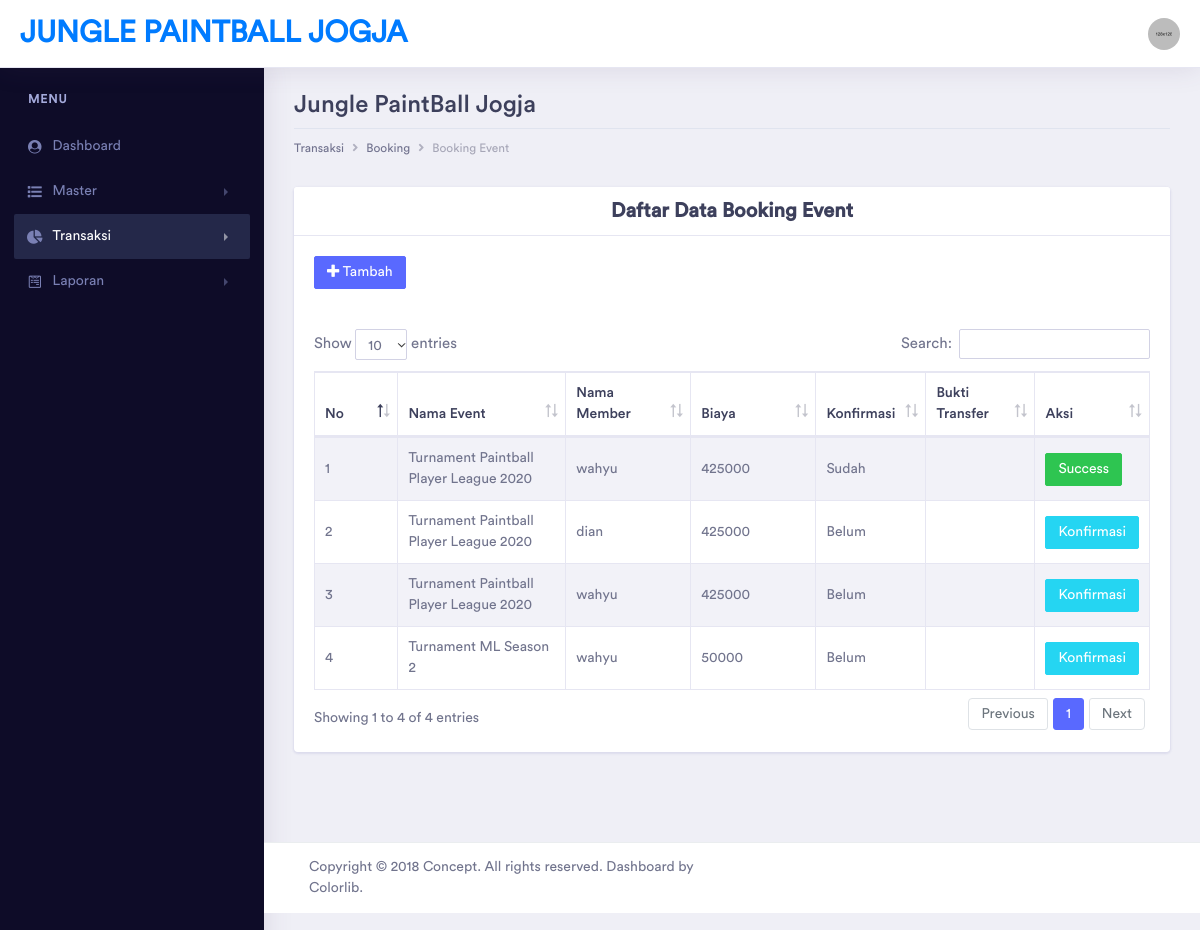
Screenshot of /admin/booking_event.php (signed in) with the database file from the repository.
### tables this page shows
CREATE TABLE `detail_booking` (
  `kode_detail_booking` varchar(10) NOT NULL,
  `kode_booking` varchar(10) NOT NULL,
  `kode_event` varchar(10) DEFAULT NULL,
  `kode_subPaket` varchar(10) DEFAULT NULL
);

CREATE TABLE `event` (
  `kode_event` varchar(10) NOT NULL,
  `nama_event` varchar(50) NOT NULL,
  `biaya_daftar` int(11) NOT NULL,
  `tgl_buka` date NOT NULL,
  `tgl_tutup` date NOT NULL,
  `tgl_start_play` date NOT NULL,
  `tgl_end_play` date NOT NULL,
  `jam_play` time NOT NULL,
  `jam_end` time NOT NULL,
  `info` varchar(100) NOT NULL,
  `hadiah` int(11) NOT NULL,
  `status` varchar(5) NOT NULL
);

CREATE TABLE `member` (
  `kode_member` varchar(10) NOT NULL,
  `nama_member` varchar(50) NOT NULL,
  `email` varchar(50) NOT NULL,
  `username` varchar(50) NOT NULL,
  `pass` varchar(50) NOT NULL,
  `pass_awal` varchar(50) NOT NULL
);

CREATE TABLE `booking` (
  `kode_booking` varchar(10) NOT NULL,
  `jenis_booking` varchar(10) NOT NULL,
  `tgl_booking` date DEFAULT NULL,
  `kode_jadwal` varchar(10) DEFAULT NULL,
  `kode_member` varchar(10) NOT NULL,
  `biaya` int(11) NOT NULL,
  `bayar` int(11) DEFAULT NULL,
  `kembali` int(11) DEFAULT NULL,
  `konfirmasi` varchar(10) NOT NULL,
  `nama_file` varchar(100) DEFAULT NULL
);

### admin/booking_event.php (the view, shortened to what this page needs)
<?php
    include ("../koneksi/koneksi.php");
?>
<!DOCTYPE html>
<html lang="en">
<head>
    <link rel="stylesheet" href="../assets/vendor/bootstrap/css/bootstrap.min.css">
    <link href="../assets/vendor/fonts/circular-std/style.css" rel="stylesheet">
    <link rel="stylesheet" href="../assets/libs/css/style.css">
    <link rel="stylesheet" href="../assets/vendor/fonts/fontawesome/css/fontawesome-all.css">
    <link rel="stylesheet" type="text/css" href="../assets/vendor/datatables/css/dataTables.bootstrap4.css">
    <link rel="stylesheet" type="text/css" href="../assets/vendor/datatables/css/buttons.bootstrap4.css">
    <link rel="stylesheet" type="text/css" href="../assets/vendor/datatables/css/select.bootstrap4.css">
    <link rel="stylesheet" type="text/css" href="../assets/vendor/datatables/css/fixedHeader.bootstrap4.css">
</head>
<body>
    <div class="dashboard-main-wrapper">
        <div class="dashboard-header">
            <nav class="navbar navbar-expand-lg bg-white fixed-top">
                <a class="navbar-brand" href="../admin/index.php">jungle paintball jogja</a>
                <div class="collapse navbar-collapse " id="navbarSupportedContent">
                    <ul class="navbar-nav ml-auto navbar-right-top">
                        <li class="nav-item dropdown nav-user">
                            <a class="nav-link nav-user-img" href="#" id="navbarDropdownMenuLink2" data-toggle="dropdown" aria-haspopup="true" aria-expanded="false"><img src="../assets/images/avatar-1.jpg" alt="" class="user-avatar-md rounded-circle"></a>
                        </li>
                    </ul>
                </div>
            </nav>
        </div>
        <div class="nav-left-sidebar sidebar-dark">
            <div class="menu-list">
                <nav class="navbar navbar-expand-lg navbar-light">
                    <div class="collapse navbar-collapse" id="navbarNav">
                        <ul class="navbar-nav flex-column">
                            <li class="nav-divider">
                                Menu
                            </li>
                            <li class="nav-item ">
                                <a class="nav-link" href="../admin/index.php" data-toggle="" aria-expanded="false" data-target="" aria-controls=""><i class="fa fa-fw fa-user-circle"></i>Dashboard <span class="badge badge-success">6</span></a>
                            </li>
                            <li class="nav-item">
                                <a class="nav-link" href="#" data-toggle="collapse" aria-expanded="false" data-target="#submenu-1" aria-controls="submenu-1"><i class="fa fa-fw fa-list"></i>Master</a>
                            </li>
                            <li class="nav-item">
                                <a class="nav-link active" href="#" data-toggle="collapse" aria-expanded="false" data-target="#submenu-2" aria-controls="submenu-2"><i class="fas fa-fw fa-chart-pie"></i>Transaksi</a>
                            </li>
                            <li class="nav-item ">
                                <a class="nav-link" href="#" data-toggle="collapse" aria-expanded="false" data-target="#submenu-3" aria-controls="submenu-3"><i class="fab fa-fw fa-wpforms"></i>Laporan</a>
                            </li>
                        </ul>
                    </div>
                </nav>
            </div>
        </div>
        <div class="dashboard-wrapper">
            <div class="container-fluid dashboard-content ">
                <div class="row">
                    <div class="col-xl-12 col-lg-12 col-md-12 col-sm-12 col-12">
                        <div class="page-header">
                            <h2 class="pageheader-title">Jungle PaintBall Jogja</h2>
                            <div class="page-breadcrumb">
                                <nav aria-label="breadcrumb">
                                    <ol class="breadcrumb">
                                        <li class="breadcrumb-item active" aria-current="page">Transaksi</li>
                                        <li class="breadcrumb-item active" aria-current="page">Booking</li>
                                        <li class="breadcrumb-item"><a href="../admin/booking_event.php" class="breadcrumb-link">Booking Event</a></li>
                                    </ol>
                                </nav>
                            </div>
                        </div>
                    </div>
                </div>
                <div class="row">
                    <div class="col-xl-12 col-lg-12 col-md-12 col-sm-12 col-12">
                        <div class="card">
                            <div class="card-header">
                                <h3 class="m-0 font-weight-bold text-gray-100 text-center">Daftar Data Booking Event</h3>
                            </div>
                            <div class="card-body">
                                <a href="../admin/tambah_booking_event.php" class="btn btn-icon-split btn-primary btn-sm">
                                    <span class="icon text-white-100">
                                        <i class="fas fa-plus"></i>
                                    </span>
                                    <span class="text">Tambah</span>
                                </a>
                            </div>
                            <div class="card-body">
                                <div class="table-responsive">
                                    <table id="example" class="table table-striped table-bordered first" style="width:100%">
                                        <thead>
                                            <tr>
                                                <th style="width: 10%">No</th>
                                                <th>Nama Event</th>
                                                <th style="width: 15%">Nama Member</th>
                                                <th style="width: 15%">Biaya</th>
                                                <th style="width: 10%">Konfirmasi</th>
                                                <th>Bukti Transfer</th>
                                                <th style="width: 12%">Aksi</th>
                                            </tr>
                                        </thead>
                                        <tbody>
                                            <?php
                                                $sql = mysqli_query($con, "SELECT * FROM `detail_booking`, event, booking, member WHERE detail_booking.kode_event=event.kode_event AND booking.kode_booking=detail_booking.kode_booking AND booking.kode_member=member.kode_member AND status = 'Buka'");
                                                $no = 1;
                                                while ($tampil = mysqli_fetch_array($sql)) {
                                            ?>
                                                <tr>
                                                    <td><?php echo $no++; ?></td>
                                                    <td><?php echo $tampil['nama_event']; ?></td>
                                                    <td><?php echo $tampil['nama_member']; ?></td>
                                                    <td><?php echo $tampil['biaya']; ?></td>
                                                    <td><?php echo $tampil['konfirmasi']; ?></td>
                                                    <td><?php echo $tampil['upload_file']; ?></td>
                                                    <td><?php
                                                        if ($tampil['konfirmasi'] == "Sudah") {
                                                            ?>
                                                           <a href="#" class="btn btn-success float-center btn-sm">
                                                                <span class="text">Success</span>
                                                            </a>
                                                            <?php
                                                        }else{
                                                            ?>
                                                            <a href="../admin/konfirmasi_booking_event_2.php?kode_booking=<?php echo $tampil['kode_booking'] ?>"><button class="btn btn-info btn-sm">Konfirmasi</button></a>
                                                            <?php
                                                        }
                                                        ?>
                                                    </td>
                                                </tr>
                                            <?php } ?>
                                        </tbody>
                                    </table>
                                </div>
                            </div>
                        </div>
                    </div>
                </div>
            </div>
            <div class="footer">
                <div class="container-fluid">
                    <div class="row">
                        <div class="col-xl-6 col-lg-6 col-md-6 col-sm-12 col-12">
                             Copyright © 2018 Concept. All rights reserved. Dashboard by <a href="https://colorlib.com/wp/">Colorlib</a>.
                        </div>
                    </div>
                </div>
            </div>
        </div>
    </div>
</body>
</html>

### rows the page displays
detail_booking: kode_event.nama_event "Turnament Paintball Player League 2020", member.nama_member "wahyu", kode_booking.biaya "425000", kode_booking.konfirmasi "Sudah", shows "Success"
detail_booking: kode_event.nama_event "Turnament Paintball Player League 2020", member.nama_member "dian", kode_booking.biaya "425000", kode_booking.konfirmasi "Belum"
detail_booking: kode_event.nama_event "Turnament Paintball Player League 2020", member.nama_member "wahyu", kode_booking.biaya "425000", kode_booking.konfirmasi "Belum"
detail_booking: kode_event.nama_event "Turnament ML Season 2", member.nama_member "wahyu", kode_booking.biaya "50000", kode_booking.konfirmasi "Belum"
